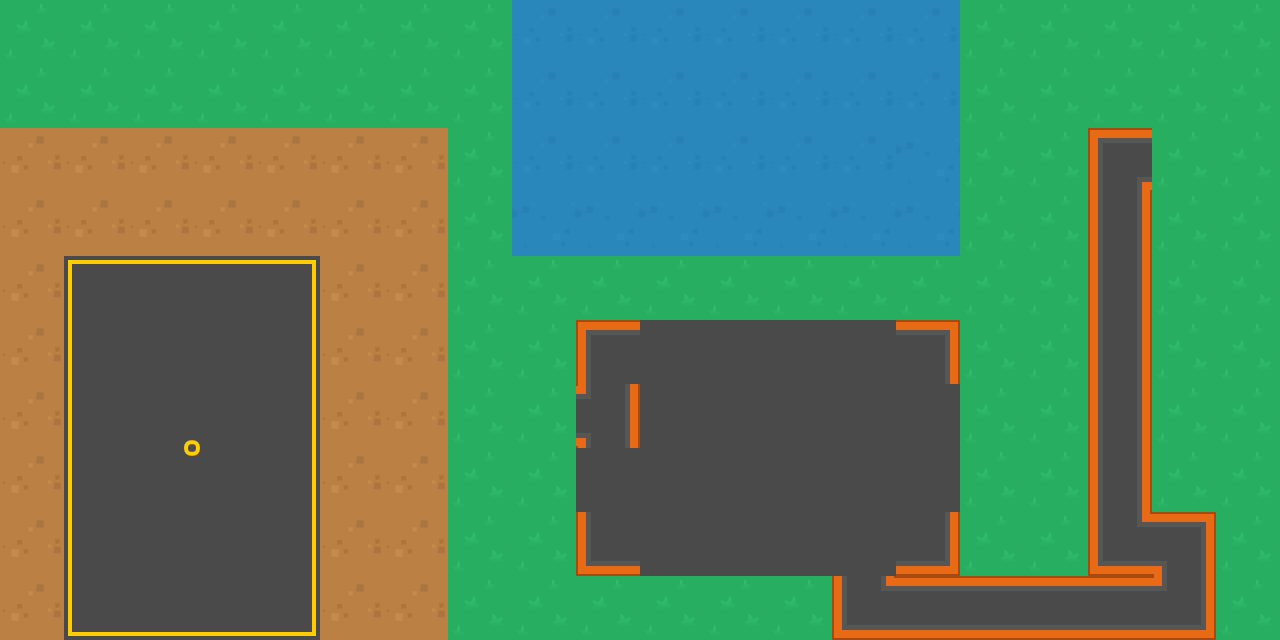

A 2D game scene composited from a Tiled map and its tileset images. What follows is a short description and the map's XML, with every tile layer's data as written:
An orthogonal 20x10 tile map with 64x64 px tiles, 1 tile layer (DefaultMap).

<map version="1.0" orientation="orthogonal" renderorder="left-up" width="20" height="10" tilewidth="64" tileheight="64" nextobjectid="1">
 <tileset firstgid="1" name="gametiles" tilewidth="64" tileheight="64" tilecount="21" columns="0">
  <tile id="0">
   <image width="64" height="64" source="Tiles/tile_01.png" />
  </tile>
  <tile id="1">
   <image width="64" height="64" source="Tiles/tile_05.png" />
  </tile>
  <tile id="2">
   <image width="64" height="64" source="Tiles/tile_28.png" />
  </tile>
  <tile id="3">
   <image width="64" height="64" source="Tiles/tile_29.png" />
  </tile>
  <tile id="4">
   <image width="64" height="64" source="Tiles/tile_30.png" />
  </tile>
  <tile id="5">
   <image width="64" height="64" source="Tiles/tile_32.png" />
  </tile>
  <tile id="6">
   <image width="64" height="64" source="Tiles/tile_33.png" />
  </tile>
  <tile id="7">
   <image width="64" height="64" source="Tiles/tile_34.png" />
  </tile>
  <tile id="8">
   <image width="64" height="64" source="Tiles/tile_19.png" />
  </tile>
  <tile id="9">
   <image width="64" height="64" source="Tiles/tile_20.png" />
  </tile>
  <tile id="12">
   <image width="64" height="64" source="Tiles/tile_86.png" />
  </tile>
  <tile id="13">
   <image width="64" height="64" source="Tiles/tile_109.png" />
  </tile>
  <tile id="14">
   <image width="64" height="64" source="Tiles/tile_110.png" />
  </tile>
  <tile id="15">
   <image width="64" height="64" source="Tiles/tile_111.png" />
  </tile>
  <tile id="16">
   <image width="64" height="64" source="Tiles/tile_112.png" />
  </tile>
  <tile id="17">
   <image width="64" height="64" source="Tiles/tile_113.png" />
  </tile>
  <tile id="18">
   <image width="64" height="64" source="Tiles/tile_114.png" />
  </tile>
  <tile id="19">
   <image width="64" height="64" source="Tiles/tile_115.png" />
  </tile>
  <tile id="20">
   <image width="64" height="64" source="Tiles/tile_116.png" />
  </tile>
  <tile id="21">
   <image width="64" height="64" source="Tiles/tile_117.png" />
  </tile>
  <tile id="22">
   <image width="64" height="64" source="Tiles/tile_138.png" />
  </tile>
 </tileset>
 <layer name="DefaultMap" width="20" height="10">
  <data>
   <tile gid="1" />
   <tile gid="1" />
   <tile gid="1" />
   <tile gid="1" />
   <tile gid="1" />
   <tile gid="1" />
   <tile gid="1" />
   <tile gid="1" />
   <tile gid="9" />
   <tile gid="9" />
   <tile gid="9" />
   <tile gid="9" />
   <tile gid="9" />
   <tile gid="9" />
   <tile gid="9" />
   <tile gid="1" />
   <tile gid="1" />
   <tile gid="1" />
   <tile gid="1" />
   <tile gid="1" />
   <tile gid="1" />
   <tile gid="1" />
   <tile gid="1" />
   <tile gid="1" />
   <tile gid="1" />
   <tile gid="1" />
   <tile gid="1" />
   <tile gid="1" />
   <tile gid="9" />
   <tile gid="9" />
   <tile gid="9" />
   <tile gid="9" />
   <tile gid="9" />
   <tile gid="9" />
   <tile gid="9" />
   <tile gid="1" />
   <tile gid="1" />
   <tile gid="1" />
   <tile gid="1" />
   <tile gid="1" />
   <tile gid="2" />
   <tile gid="2" />
   <tile gid="2" />
   <tile gid="2" />
   <tile gid="2" />
   <tile gid="2" />
   <tile gid="2" />
   <tile gid="1" />
   <tile gid="9" />
   <tile gid="9" />
   <tile gid="9" />
   <tile gid="9" />
   <tile gid="9" />
   <tile gid="9" />
   <tile gid="10" />
   <tile gid="1" />
   <tile gid="1" />
   <tile gid="14" />
   <tile gid="1" />
   <tile gid="1" />
   <tile gid="2" />
   <tile gid="2" />
   <tile gid="2" />
   <tile gid="2" />
   <tile gid="2" />
   <tile gid="2" />
   <tile gid="2" />
   <tile gid="1" />
   <tile gid="10" />
   <tile gid="10" />
   <tile gid="10" />
   <tile gid="10" />
   <tile gid="10" />
   <tile gid="10" />
   <tile gid="10" />
   <tile gid="1" />
   <tile gid="1" />
   <tile gid="23" />
   <tile gid="1" />
   <tile gid="1" />
   <tile gid="2" />
   <tile gid="7" />
   <tile gid="5" />
   <tile gid="5" />
   <tile gid="8" />
   <tile gid="2" />
   <tile gid="2" />
   <tile gid="1" />
   <tile gid="1" />
   <tile gid="1" />
   <tile gid="1" />
   <tile gid="1" />
   <tile gid="1" />
   <tile gid="1" />
   <tile gid="1" />
   <tile gid="1" />
   <tile gid="1" />
   <tile gid="23" />
   <tile gid="1" />
   <tile gid="1" />
   <tile gid="2" />
   <tile gid="3" />
   <tile gid="13" />
   <tile gid="13" />
   <tile gid="2147483651" />
   <tile gid="2" />
   <tile gid="2" />
   <tile gid="1" />
   <tile gid="1" />
   <tile gid="21" />
   <tile gid="13" />
   <tile gid="13" />
   <tile gid="13" />
   <tile gid="13" />
   <tile gid="2684354581" />
   <tile gid="1" />
   <tile gid="1" />
   <tile gid="23" />
   <tile gid="1" />
   <tile gid="1" />
   <tile gid="2" />
   <tile gid="3" />
   <tile gid="2147483654" />
   <tile gid="6" />
   <tile gid="2147483651" />
   <tile gid="2" />
   <tile gid="2" />
   <tile gid="1" />
   <tile gid="1" />
   <tile gid="2684354577" />
   <tile gid="13" />
   <tile gid="13" />
   <tile gid="13" />
   <tile gid="13" />
   <tile gid="13" />
   <tile gid="1" />
   <tile gid="1" />
   <tile gid="23" />
   <tile gid="1" />
   <tile gid="1" />
   <tile gid="2" />
   <tile gid="3" />
   <tile gid="3221225478" />
   <tile gid="1073741830" />
   <tile gid="2147483651" />
   <tile gid="2" />
   <tile gid="2" />
   <tile gid="1" />
   <tile gid="1" />
   <tile gid="13" />
   <tile gid="13" />
   <tile gid="13" />
   <tile gid="13" />
   <tile gid="13" />
   <tile gid="13" />
   <tile gid="1" />
   <tile gid="1" />
   <tile gid="23" />
   <tile gid="1" />
   <tile gid="1" />
   <tile gid="2" />
   <tile gid="3" />
   <tile gid="13" />
   <tile gid="13" />
   <tile gid="2147483651" />
   <tile gid="2" />
   <tile gid="2" />
   <tile gid="1" />
   <tile gid="1" />
   <tile gid="1610612757" />
   <tile gid="13" />
   <tile gid="13" />
   <tile gid="13" />
   <tile gid="13" />
   <tile gid="3221225493" />
   <tile gid="1" />
   <tile gid="1" />
   <tile gid="1073741838" />
   <tile gid="2147483662" />
   <tile gid="1" />
   <tile gid="2" />
   <tile gid="1610612743" />
   <tile gid="1073741829" />
   <tile gid="1073741829" />
   <tile gid="3221225479" />
   <tile gid="2" />
   <tile gid="2" />
   <tile gid="1" />
   <tile gid="1" />
   <tile gid="1" />
   <tile gid="1" />
   <tile gid="1" />
   <tile gid="1" />
   <tile gid="1073741838" />
   <tile gid="16" />
   <tile gid="16" />
   <tile gid="16" />
   <tile gid="16" />
   <tile gid="3221225486" />
   <tile gid="1" />
  </data>
 </layer>
</map>
